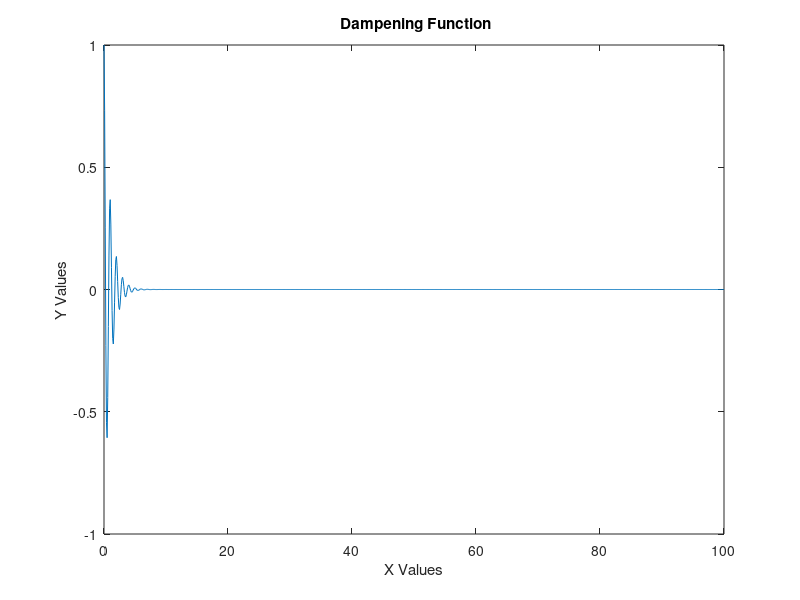

The MATLAB source for this figure:
% plotdamped.m
%
%
%
%
%   Author: Tarik Brown
%   Collaboration: ----
%  2/03/19

%% Set Parameters

 a =1;
 
 lambda = .3;
 
 x = linspace(0,100,1000);
 
 y_1 = exp((-1.*x)./a);
 y_2 = cos((2*pi)*(x./a));
 % multilpy both parts of the function together
 f_x = y_1.*y_2;
%% Plots
% plot values
plot(x,f_x)
xlabel('X Values')
ylabel('Y Values')
title(' Dampening Function')
